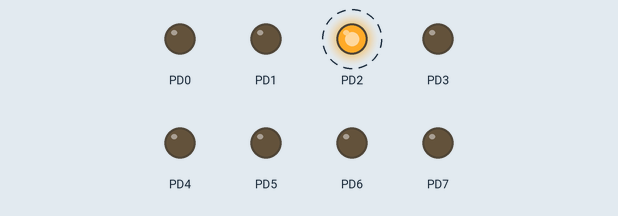
Bench run of a program on a simulated ATmega328P, built with avr-gcc and emulated at 16 MHz. Parts: output pins drawn as LEDs (lit = HIGH). Dashed ring = blinking.

Above: at 0.2 s.
Timing chart, 0 to 3.0 s (numbered marks = the images above):
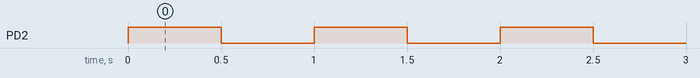

The program:

main.c
```c
#include <avr/io.h>
#include <util/delay.h>

int main(void)
{
	DDRD |= 0xFF;

    /* Replace with your application code */
    while (1)
    {
		PORTD |= 0x04;
		_delay_ms(500);
		PORTD &= ~0x04;
		_delay_ms(500);

    }
}
```

Measured:
- by itself, PD2: alternates HIGH for 0.50 s and LOW for 0.50 s
